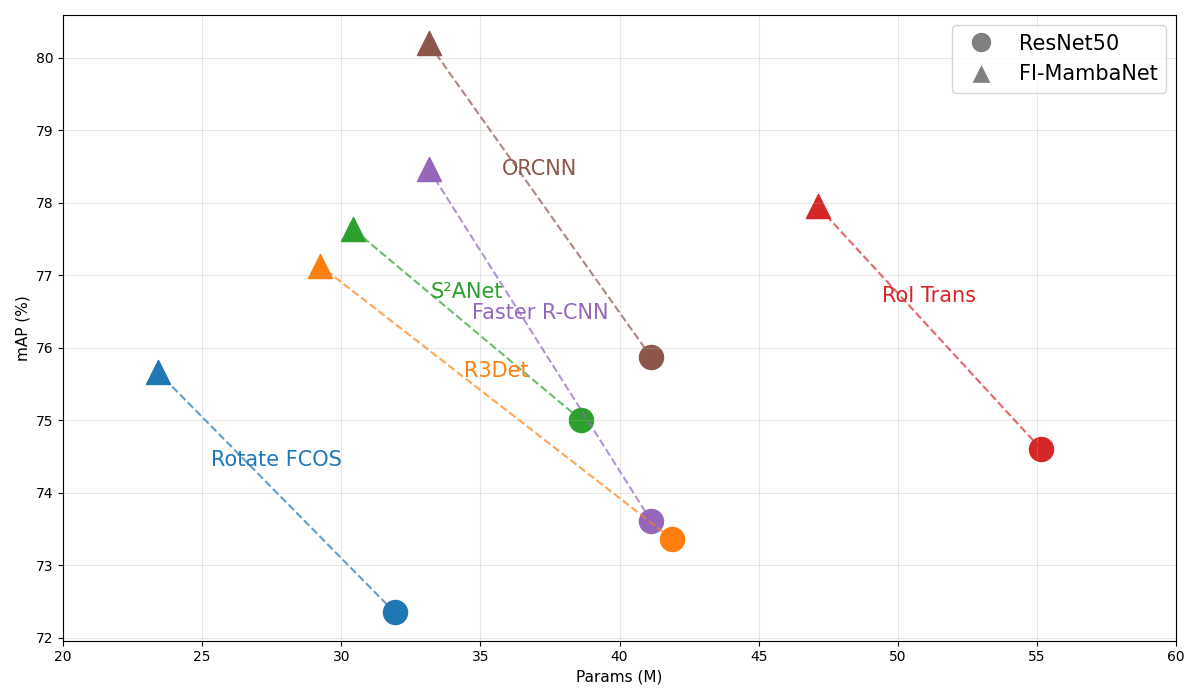

Recreate this plot in Python.
import matplotlib.pyplot as plt
import pandas as pd
from matplotlib.lines import Line2D

# 1. 数据准备（保持不变）
data = {
    'Model': ['Rotate FCOS', 'R3Det', 'S²ANet', 'RoI Trans', 'Faster R-CNN', 'ORCNN'],
    'ResNet50_params': [31.92, 41.9, 38.6, 55.13, 41.14, 41.14],
    'ResNet50_map': [72.35, 73.36, 75.01, 74.61, 73.61, 75.87],
    'FI_MambaNet_params': [23.4, 29.25, 30.42, 47.13, 33.14, 33.14],
    'FI_MambaNet_map': [75.67, 77.13, 77.64, 77.95, 78.47, 80.2]
}
df = pd.DataFrame(data)

# 2. 创建画布（预留足够空间）
plt.figure(figsize=(12, 7))

# 3. 绘制散点、连线 + 在连线上标注1个模型名称
for i, row in df.iterrows():
    model = row['Model']  # 每个模型仅标注1次
    # ResNet50（圆形）和 FI-MambaNet（三角形）的坐标
    r50_p, r50_m = row['ResNet50_params'], row['ResNet50_map']
    fim_p, fim_m = row['FI_MambaNet_params'], row['FI_MambaNet_map']

    # 3.1 绘制散点（圆形=ResNet50，三角形=FI-MambaNet，大小s=120）
    plt.scatter(r50_p, r50_m, color=f'C{i}', marker='o', s=300)
    plt.scatter(fim_p, fim_m, color=f'C{i}', marker='^', s=300)

    # 3.2 绘制两点连线（虚线）
    plt.plot([r50_p, fim_p], [r50_m, fim_m], color=f'C{i}', linestyle='--', alpha=0.7)

    # 3.3 关键：在连线上标注模型名称（取连线中点，微调位置避免遮挡）
    # 计算连线中点坐标（横轴中点、纵轴中点）
    mid_p = (r50_p + fim_p) / 2  # 横轴中点
    mid_m = (r50_m + fim_m) / 2  # 纵轴中点
    # 在中点位置标注文字（向上偏移0.3，避免压在连线上）
    plt.text(mid_p, mid_m + 0.3, model, fontsize=15, color=f'C{i}',
             ha='center', va='bottom')  # ha/va 控制文字水平/垂直居中

# 4. 右上角框架说明图例（保持不变）
custom_legend = [
    Line2D([0], [0], marker='o', color='w', markerfacecolor='gray', markersize=15, label='ResNet50'),
    Line2D([0], [0], marker='^', color='w', markerfacecolor='gray', markersize=15, label='FI-MambaNet')
]
plt.legend(handles=custom_legend, loc='upper right', fontsize=15)

# 5. 横轴设置（数值间隔更大，保持不变）
plt.xlim(20, 60)
plt.xticks(range(20, 61, 5))  # 刻度：20、30、40、50、60

# 6. 坐标轴与标题
plt.xlabel('Params (M)', fontsize=11)
plt.ylabel('mAP (%)', fontsize=11)


# 7. 网格（辅助阅读）
plt.grid(True, alpha=0.3)

# 8. 自动调整布局，避免文字截断
plt.tight_layout()
plt.show()
